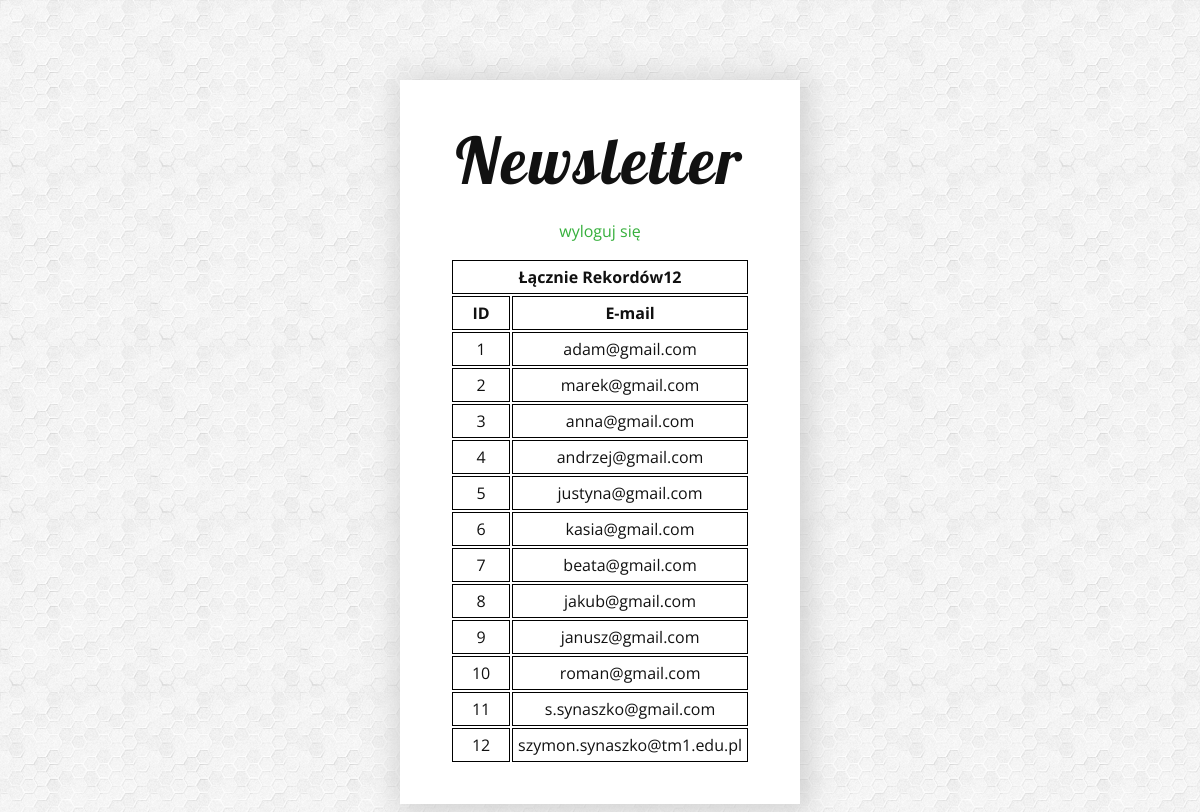
The app's page /Zelent2/list.php (signed in) with its own data.
### tables this page shows
CREATE TABLE `users` (
  `id` int(11) NOT NULL,
  `email` varchar(255) NOT NULL
);

### Zelent2/list.php (the view, shortened to what this page needs)
<?php
require_once 'database.php';
$usersQuery = $db->query('SELECT * FROM users');
$users = $usersQuery->fetchAll();
?>
<!DOCTYPE html>
<html lang="pl">
<head>
    <link rel="stylesheet" href="main.css">
</head>
<body>
    <div class="container">
        <header>
            <h1>Newsletter</h1>
        </header>
        <main>
            <article>
                <table>
                    <thead>
                        <tr>
                            <th colspan="2" >Łącznie Rekordów<?= $usersQuery->rowCount();?></th>
                        </tr>
                        <tr>
                            <th>ID</th> <th>E-mail</th>
                        </tr>
                    </thead>
                    <tbody>
                        <?php
                            foreach($users as $user)
                            {
                                echo"<tr>
                                        <td>{$user['id']}</td><td>{$user['email']}</td>
                                    </tr>";
                            }
                        ?>
                    </tbody>
                <p><a href="logout.php">wyloguj się</a></p>
            </article>
        </main>
    </div>
</body>
</html>

### Zelent2/main.css (style rules this page uses)
body { background-image: url("img/hexellence.png"); font-size: 16px; font-family: 'Open Sans', sans-serif; color: #111; }
a:link { color: #36b03c; text-decoration: none; }
h1 { font-family: 'Lobster', cursive; font-size: 64px; font-weight: 400; text-align: center; letter-spacing: 3px; margin-top: 0px; margin-bottom: 20px; }
p { text-align: center; }
.container { background-color: white; width: 300px; padding: 40px 50px; margin-left: auto; margin-right: auto; margin-top: 80px; -webkit-box-shadow: 3px 3px 30px 5px rgba(204,204,204,0.9); -moz-box-shadow: 3px 3px 30px 5px rgba(204,204,204,0.9); box-shadow: 3px 3px 30px 5px rgba(204,204,204,0.9); text-align: center; }
th, td { border: 1px solid black; padding: 5px; width: 100%; }

### records on screen
users: id "1", email "adam@gmail.com"
users: id "2", email "marek@gmail.com"
users: id "3", email "anna@gmail.com"
users: id "4", email "andrzej@gmail.com"
users: id "5", email "justyna@gmail.com"
users: id "6", email "kasia@gmail.com"
users: id "7", email "beata@gmail.com"
users: id "8", email "jakub@gmail.com"
users: id "9", email "janusz@gmail.com"
users: id "10", email "roman@gmail.com"
users: id "11", email "s.synaszko@gmail.com"
users: id "12", email "szymon.synaszko@tm1.edu.pl"

### other values on screen
$usersQuery->rowCount() "12"
